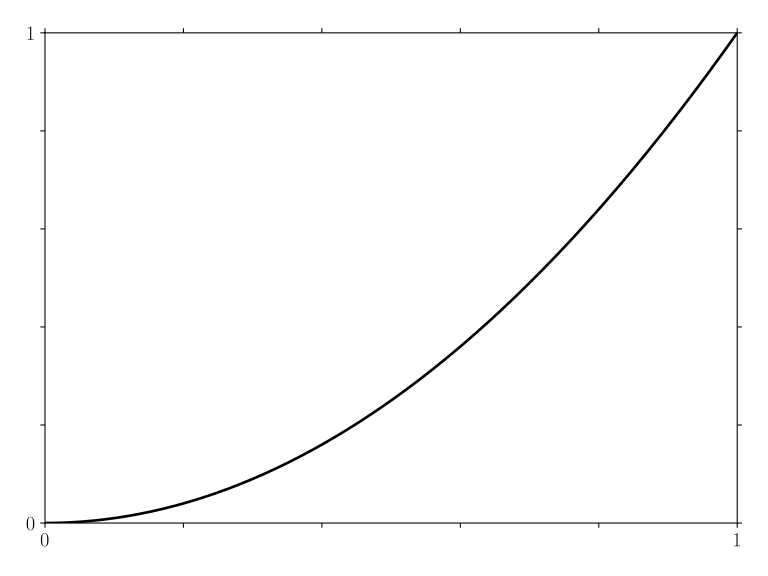

The Python source for this figure:
import matplotlib.pyplot as plt
import numpy as np

import GooseMPL as gplt

plt.style.use(["goose", "goose-latex", "goose-autolayout"])


fig, ax = plt.subplots()

x = np.linspace(0, 1, 1000)
y = x**2

ax.plot(x, y)

ax.set_xlim([0, 1])
ax.set_ylim([0, 1])

gplt.xticks(keep=[0, -1], axis=ax)
gplt.yticks(keep=[0, -1], axis=ax)

plt.savefig("ticks.svg")
plt.close()
